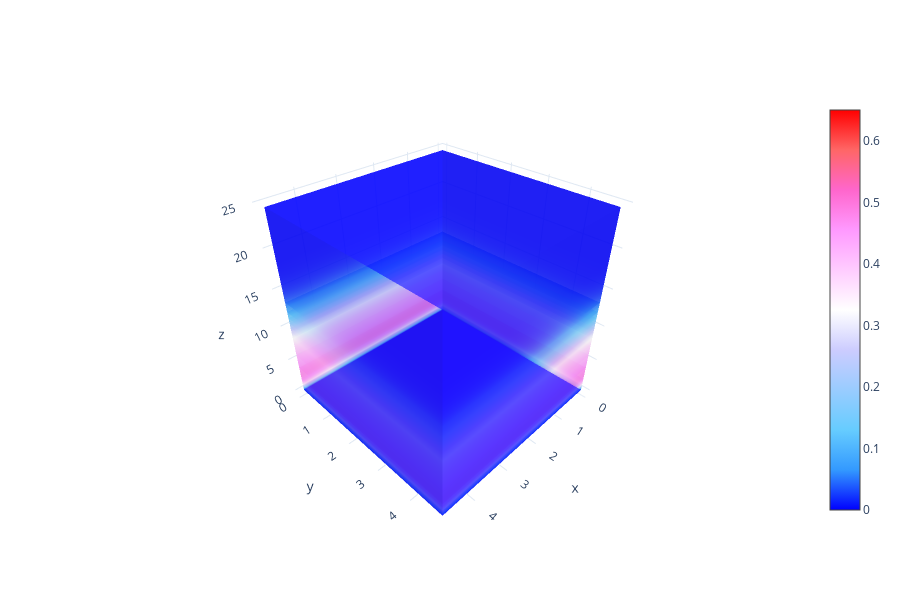

Write notebook code for a chart like this one.
### Code cell
X, Y, Z = np.array(phAr.iloc[:,0]), np.array(phAr.iloc[:,1]), np.array(phAr.iloc[:,2])
vol = np.array(phAr.iloc[:,3])

Lz_max = 25
vol = vol[Z < Lz_max]
X = X[Z < Lz_max]
Y = Y[Z < Lz_max]
Z = Z[Z < Lz_max]

import plotly.graph_objects as go
fig = go.Figure(data=go.Volume(
    x=X, y=Y, z=Z,
    value=vol,
    isomin  =0.0,
    isomax  =0.65,
    opacity =0.65,
    surface_count=15,
    colorscale= 'Picnic' #Blackbody,Bluered,Blues,Cividis,Earth,Electric,Greens,Greys,Hot,Jet,Picnic,Portland,Rainbow,RdBu,Reds,Viridis,YlGnBu,YlOrRd.
    ))
fig.update_layout(scene_xaxis_showticklabels=True,
                  scene_yaxis_showticklabels=True,
                  scene_zaxis_showticklabels=True,
                  template='plotly_white', width=900, height=600)
fig.show()

### Figure 1 — Plotly figure (JSON) as saved in the notebook; plotly's stock layout.template omitted (floating-point values rounded to 4 significant figures; data arrays with more than 128 entries replaced by an {"elided": "..."} marker saying what was removed)
{"data": [{"colorscale": [[0, "rgb(0,0,255)"], [0.1, "rgb(51,153,255)"], [0.2, "rgb(102,204,255)"], [0.3, "rgb(153,204,255)"], [0.4, "rgb(204,204,255)"], [0.5, "rgb(255,255,255)"], [0.6, "rgb(255,204,255)"], [0.7, "rgb(255,153,255)"], [0.8, "rgb(255,102,204)"], [0.9, "rgb(255,102,102)"], [1, "rgb(255,0,0)"]], "isomax": 0.65, "isomin": 0, "opacity": 0.65, "surface": {"count": 15}, "type": "volume", "value": {"elided": "20000 float values"}, "x": {"elided": "20000 float values"}, "y": {"elided": "20000 float values"}, "z": {"elided": "20000 float values"}}], "layout": {"height": 600, "scene": {"aspectmode": "auto", "aspectratio": {"x": 1, "y": 1, "z": 1}, "xaxis": {"showticklabels": true, "type": "linear"}, "yaxis": {"showticklabels": true, "type": "linear"}, "zaxis": {"showticklabels": true, "type": "linear"}}, "width": 900}}
